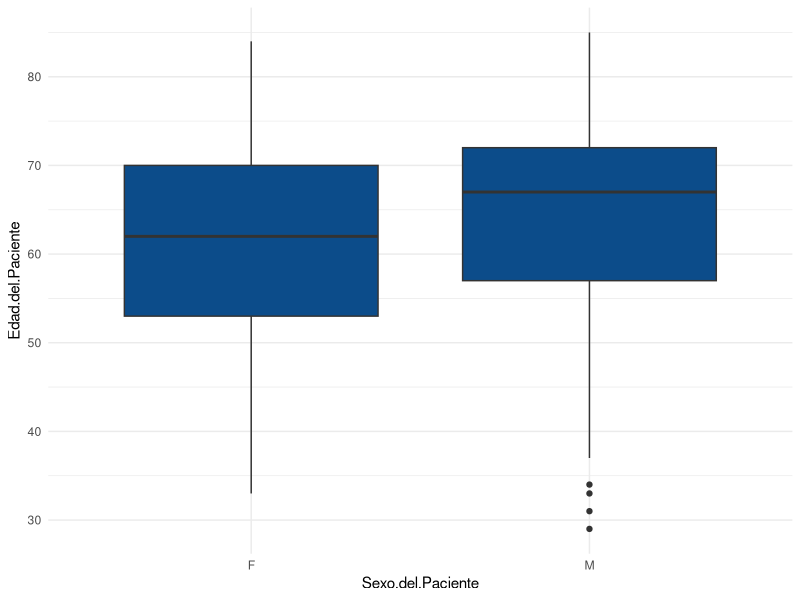
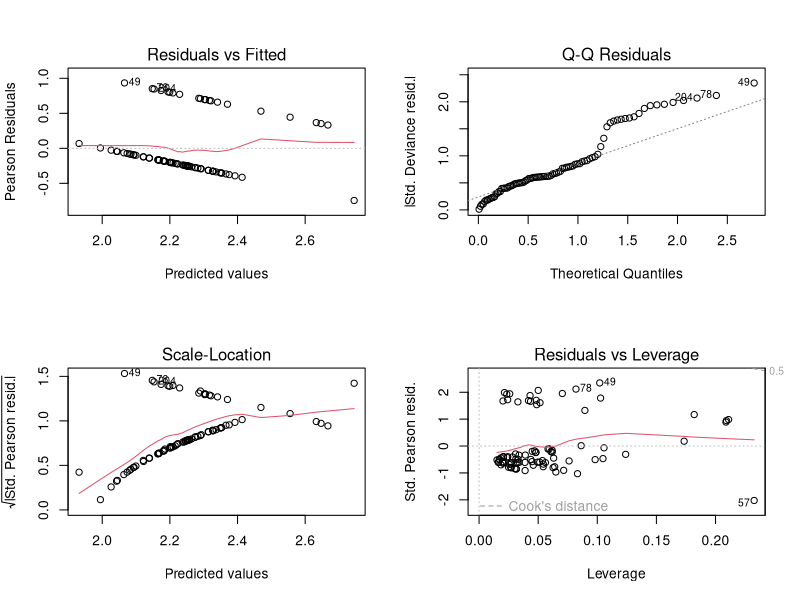
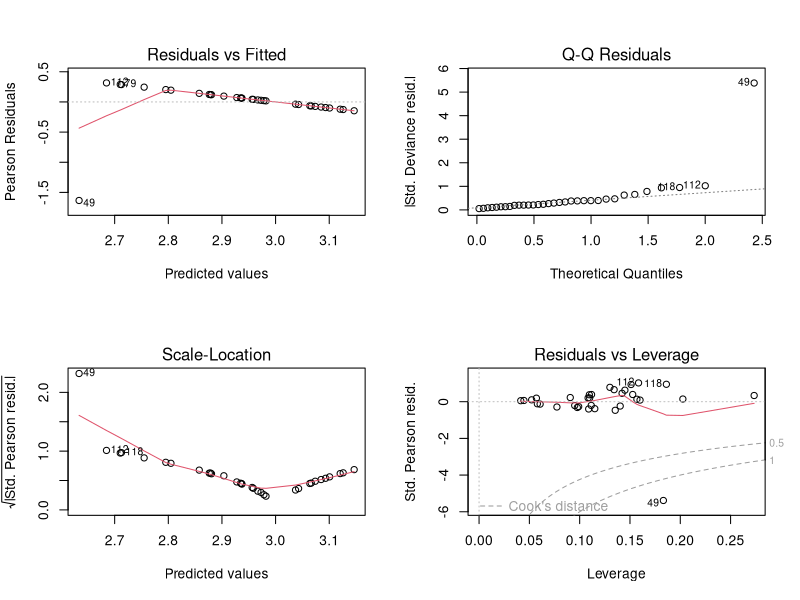

Reproduce these figures in R, in order. (Note: this script raises an error after producing the figures.)
## ---- chunk 1
library(dplyr) ## Para los select
#library("git")
set.seed(Sys.time())
library(ggplot2) #Para plotear
## ---- chunk 2
data <- read.csv("sinrepetidos.txt", header = T, sep = "\t")

#colnames(data)
## ---- chunk 3
ggplot(data) +
  aes(x = Sexo.del.Paciente, y = Edad.del.Paciente) +
  geom_boxplot(fill = "#0c4c8a") +
  theme_minimal()
## ---- chunk 4
shapiro.test(subset(data, Sexo.del.Paciente == "F")$Edad.del.Paciente)
shapiro.test(subset(data, Sexo.del.Paciente == "M")$Edad.del.Paciente)
## ---- chunk 5
#shapiro.test(subset(data, Penicilina...Sensibilidad == "Sensible")$Edad.del.Paciente)

#subset(data,Penicilina...Sensibilidad)$Edad.del.Paciente
## ---- chunk 6
factores<- factor(data$Penicilina...Sensibilidad, exclude = NaN)
#factores
## ---- chunk 7
factor(data$Penicilina...Sensibilidad, exclude = NaN)
Penicilina <-  data$Penicilina...Sensibilidad
data$Penicilina...Sensibilidad <- unclass(factor(data$Penicilina...Sensibilidad, exclude = NaN))

length(data$Sexo.del.Paciente[data$Sexo.del.Paciente == "F"])

data$Peso[data$Sexo.del.Paciente == "F"] <- rnorm(69, 63, 10)
data$Peso[data$Sexo.del.Paciente == "M"] <- rnorm(160, 75.8, 10)

data$Penicilina...Sensibilidad[data$Penicilina...Sensibilidad == 1] = NaN
## ---- chunk 8
#test <- wilcox.test(data$Penicilina...Sensibilidad ~ data$Sexo.del.Paciente, alternative = "two.sided")
#test
## ---- chunk 9
dataparacorr <- data.frame(data$Penicilina...Sensibilidad, data$Sexo.del.Paciente, data$Edad.del.Paciente, data$Peso 
                           )
colnames(dataparacorr) <- c("Penicilina...Sensibilidad", "Sexo.del.Paciente","Edad.del.Paciente", "Peso")
dataparacorr <- na.omit(dataparacorr)

CHIS <- lapply(dataparacorr[,-1], function(x) chisq.test(dataparacorr[,1], x ))
do.call(rbind, CHIS)[,c(1,3)]
## ---- chunk 10
dataparacorr$Sexo.del.Paciente[dataparacorr$Sexo.del.Paciente == "M"] = 0
dataparacorr$Sexo.del.Paciente[dataparacorr$Sexo.del.Paciente == "F"] = 1

dataparacorr[,2] <- as.numeric(dataparacorr[,2])

WIL <- wilcox.test(dataparacorr$Penicilina...Sensibilidad, dataparacorr$Sexo.del.Paciente)
WIL
KRUS <- lapply(dataparacorr[,2:4],  function(x) kruskal.test( dataparacorr$Penicilina...Sensibilidad, x) )
do.call(rbind, KRUS)[,c(1,3)]
## ---- chunk 11
results <- glm(Penicilina...Sensibilidad ~ Edad.del.Paciente*Sexo.del.Paciente+Peso, data, na.action = na.omit, family =quasi())
summary(results)
## ---- chunk 12
par(mfrow = c(2,2))
plot(results)
## ---- chunk 13
descripciones <- unique(data$Descripción)
data$Penicilina...Sensibilidad <- Penicilina

medicamentos <- colnames( select(data, contains("Sensibilidad")))
## ---- chunk 14
#### Warnings por coercion, por tratar variables logicas a numericas ####

##data$Penicilina...Sensibilidad <- unclass(factor(data$Penicilina...Sensibilidad, exclude = NaN))

for (j in medicamentos) {  ##Cada vez que encuentra una celda vacia problemas
  if( sum(is.na(data[[j]])) == length(data[[j]]) ){ #Si es nula la obviamos del analisis
           next;
  }else{
    data[[j]] <- unclass( factor(data[[j]], levels = c("Sensible","Sensible EI","Resistente") , exclude = c(NaN,NA,"") ))
  }
}
## ---- chunk 15
### Metodo unclass pero no podemos ignorar los NANs

#for (i in medicamentos){ ##Factorizamos y asignamos valor a la variable categorica    unclass(data$i)
#    data[[i]] <- unclass( factor(data[[i]] , exclude = NaN))
#    data[[i]][ data[[i]] == 1 ] = NaN
#}
## ---- chunk 16
results_frame <- list()  #Actualizar para poder guardar con cada descripcion un lista de dataframes de medicamentos
for(i in descripciones){
  if ( sum(data$Descripción == i) < 20 ){ #Filtramos para ver si hay cantidad suficiente de datos para hacer estadistica
    next;
  }else{
    results_frame[[i]] <- list()
    data_Aux = data[ data$Descripción == i,] #Lista auxiliar en funcion del organismo
    for(j in medicamentos){ #Columnas correspondientes sensibilidad de cada medicamentos
        dim <- length(data_Aux[[j]]) 
        numnas <-  sum(is.na(data_Aux[[j]]))
        res <- dim - numnas 
        if(res <= 3  ){ #Si es nula la obviamos del analisis y si solo hay un caso tambien pasamos
           next;
         }else {
            #print(j)
            results <- glm(formula = paste0(j ," ~ Edad.del.Paciente*Sexo.del.Paciente+Peso"), data_Aux, 
                           na.action = na.omit ,family = quasi() ) #Modelo 
            results_frame[[i]][[j]]<- coef(summary(results)) #Guardamos los resultados en una lista de listas
         }
      }
  }
}
## ---- chunk 17
results_frame
## ---- chunk 18
descripciones <- unique(data$Descripción)
results_frame <- list() 

for(i in descripciones){
  if (sum(data$Descripción == i) < 20 ){ #Filtramos para ver si hay cantidad suficiente de datos para hacer estadistica
    next;
  }else{ 
    data_Aux = data[data$Descripción == i,] #Dataframe auxiliar en funcion del organismo
    results <- glm(Penicilina...Sensibilidad ~ Edad.del.Paciente*Sexo.del.Paciente+Peso, data_Aux, na.action = na.omit, family =quasi()) #Modelo 
    results_frame[[i]]<- coef(summary(results)) #Guardamos los resultados en un dataframe
  }
}
## ---- chunk 19
results_frame
## ---- chunk 20
for (i in descripciones) {
  print(c(i, nrow(data[ data$Descripción == i, ] ) ))
}
## ---- chunk 21
data_Staph = data[ data$Descripción == "Staphylococcus epidermidis",]

results <- glm(Penicilina...Sensibilidad ~ Edad.del.Paciente+Sexo.del.Paciente+Peso, data_Staph, na.action = na.omit,family =quasi())
summary(results)

## ---- chunk 22
par(mfrow = c(2,2))
plot(results)
## ---- chunk 23
data_haem = data[ data$Descripción == "Staphylococcus haemolyticus",]

results <- glm(Penicilina...Sensibilidad ~ Edad.del.Paciente+Sexo.del.Paciente+Peso+Penicilina...CMI, data_haem, na.action = na.omit,family =quasi())
summary(results)

## ---- chunk 24
#data <- subset(data, select = -c(Servicio))
write.table(data, file = "Antibiogramaclean.csv" , sep = "\t")
